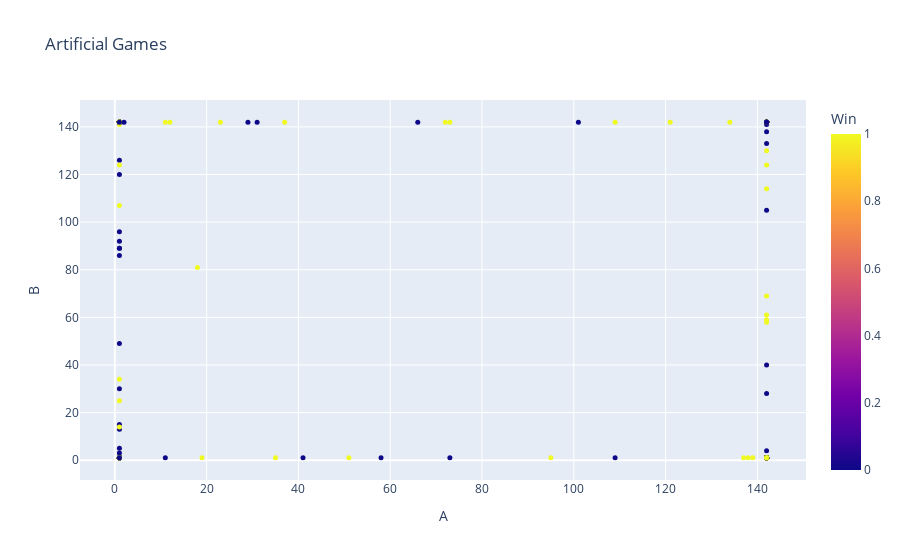

The cell this chart's notebook holds for it:
### Markdown cell above
Recordemos que a probabilidad conjunta es una medida en probabilidad que describe la probabilidad de que dos o más eventos ocurran simultáneamente. 

En NaiveBayes, la probabilidad conjunta se refiere a la probabilidad de observar un conjunto de características ( X ) y una clase ( y ), es decir, ( $P(X, y)$ ).

$$[ P(X, y) = P(y) \cdot P(X \mid y) ]$$

Donde:

( P(y) ): Es la probabilidad a priori de la clase ( y ).
( $P(X \mid y)$ ): Es la probabilidad condicional de las características ( X ) dado ( y ). En el caso de Gaussian Naive Bayes, se asume que cada característica sigue una distribución normal (gaussiana) y que las características son independientes entre sí.
El modelo calcula ( P(X, y) ) para cada clase ( y ) y luego utiliza la regla de Bayes para predecir la clase más probable ( y ) para un conjunto de características ( X ):

$$[ P(y \mid X) = \frac{P(X, y)}{P(X)} ]$$

Dado que ( P(X) ) es constante para todas las clases, el modelo simplemente maximiza ( P(X, y) ) para determinar la clase más probable.

### Code cell
def generate_artificial_games(model, n_games=1000):
    """
    Generate artificial games using the trained model.
    """

    means = model.mean  # Array 2D: (n_classes, n_features)
    var = model.var  # Array 3D: (n_classes, n_features, n_features)
    class_priors = model.prior  # Probabilidades a priori de cada clase

    n_classes = len(model.classes)
    n_features = model.features
    samples = np.zeros((n_games, n_features))
    labels = np.zeros(n_games)

    for i in range(n_games):
        class_idx = np.random.choice(n_classes, p=class_priors)
        #random.normal(loc=0.0, scale=1.0, size=None)#
        sample = np.random.normal(loc=means[class_idx], scale=var[class_idx])
        sample = np.clip(sample, X_train.min(), X_train.max())
        #sample = np.maximum(np.random.multivariate_normal(means[class_idx], covariances[class_idx]), 0)
        samples[i] = sample
        labels[i] = class_idx

    samples_df = pd.DataFrame(samples, columns=['A', 'B']).astype(int)
    labels_df = pd.DataFrame(labels, columns=['Win'])
    samples_df = pd.concat([samples_df, labels_df], axis=1)
    samples_df.columns = ['A', 'B', 'Win']
    samples_df['Win'] = samples_df['Win'].astype(int)

    return samples_df

artificial_games = generate_artificial_games(model, n_games=1000)

fig = px.scatter(artificial_games, x='A', y='B', color='Win',
                 title='Artificial Games', labels={'A': 'A', 'B': 'B', 'Win': 'Win'})
fig.update_traces(marker=dict(size=5))
fig.update_layout(title='Artificial Games',
                  xaxis_title='A',
                  yaxis_title='B')
fig.show()

### Figure 1 — Plotly figure (JSON) as saved in the notebook; plotly's stock layout.template omitted (floating-point values rounded to 4 significant figures; data arrays with more than 128 entries replaced by an {"elided": "..."} marker saying what was removed)
{"data": [{"hovertemplate": "A=%{x}<br>B=%{y}<br>Win=%{marker.color}<extra></extra>", "legendgroup": "", "marker": {"color": {"elided": "1000 int values"}, "coloraxis": "coloraxis", "size": 5, "symbol": "circle"}, "mode": "markers", "name": "", "orientation": "v", "showlegend": false, "type": "scatter", "x": {"elided": "1000 int values"}, "xaxis": "x", "y": {"elided": "1000 int values"}, "yaxis": "y"}], "layout": {"coloraxis": {"colorbar": {"title": {"text": "Win"}}, "colorscale": [[0, "#0d0887"], [0.1111, "#46039f"], [0.2222, "#7201a8"], [0.3333, "#9c179e"], [0.4444, "#bd3786"], [0.5556, "#d8576b"], [0.6667, "#ed7953"], [0.7778, "#fb9f3a"], [0.8889, "#fdca26"], [1, "#f0f921"]]}, "legend": {"tracegroupgap": 0}, "title": {"text": "Artificial Games"}, "xaxis": {"anchor": "y", "domain": [0, 1], "title": {"text": "A"}}, "yaxis": {"anchor": "x", "domain": [0, 1], "title": {"text": "B"}}}}
